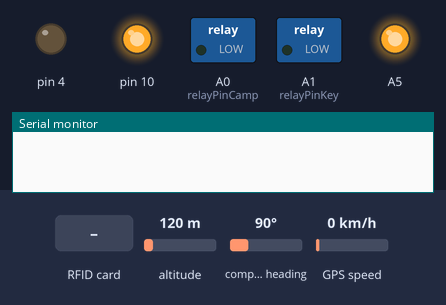
The sketch below on a simulated Arduino Uno, built with avr-gcc and run on an emulated ATmega328P. Parts: switched loads named in the sketch (green lamp = pin HIGH), output pins drawn as LEDs (lit = HIGH), the last lines printed to the serial monitor. Inputs (shaded band) come from the test bench; at power-on: altitude 120 m, compass heading 90°, GPS speed 0 km/h. The GPS gets a fix after 3 s at 37.7749, -122.4194 with 8 satellites; pins used as bus, display or sensor lines are not drawn.

Above: at 0.1 s.
At 1.4 s:
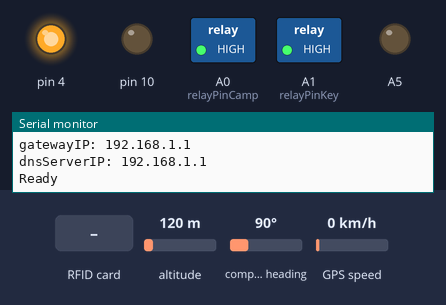
1.5 s: RFID card 5E 7A 19 C4 held to the reader
At 2.1 s:
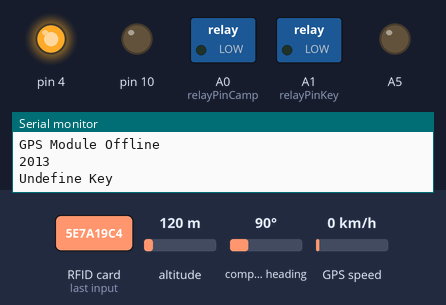
Timing chart, 0 to 4.5 s (numbered marks = the images above; inputs shaded):
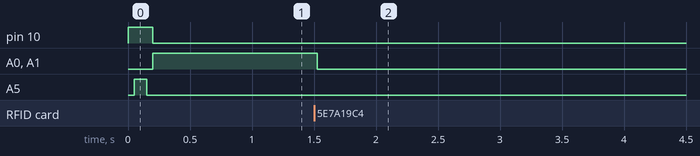

The sketch:

newCodeRia.ino
```cpp
#include <SoftwareSerial.h>
#include <TinyGPS++.h>
#include <SPI.h>
#include <Ethernet.h>
#include <RFID.h>

#define relayPinKey  A1
#define relayPinCamp  A0

#define MACADDRESS 0xDE, 0xAD, 0xBE, 0xEF, 0xFE, 0xED
#define MYIPADDR 192,168,3,26
#define MYIPMASK 255,255,255,0
#define MYDNS 8,8,8,8
#define MYGW 192,168,3,254
#define LISTENPORT 80

char server[] = "gpsmotor.mdtsolution.com";
EthernetClient client;

    // CONFIG RFID
#define SS_PIN 9
#define RST_PIN 8
RFID rfid(SS_PIN, RST_PIN);

TinyGPSPlus gpsModule;
SoftwareSerial sserial(2, 3);

char latitude[12];
char longitude[12];

String id = "";
String myKey = "2101023721772";

unsigned long lastConnectionTime = 0;
const unsigned long postingInterval = 1L * 60L * 1000L;

boolean rfidRead = false;

void setup()
{    Serial.begin(9600);
     sserial.begin(9600);
     SPI.begin();
     rfid.init();

     pinMode(relayPinKey, OUTPUT);
     pinMode(relayPinCamp, OUTPUT);
     pinMode(A5, OUTPUT);
     digitalWrite(A5, HIGH);
     delay(100);
     digitalWrite(A5, LOW);
     delay(50);
     digitalWrite(relayPinCamp, HIGH);
     digitalWrite(relayPinKey, HIGH);

         // disable rfid
     pinMode(9, OUTPUT);
     digitalWrite(9, HIGH);

         // disable sd card
     pinMode(4, OUTPUT);
     digitalWrite(4, HIGH);

         // enable ethernet
     pinMode(10, OUTPUT);
     digitalWrite(10, LOW);

        // acquiring ip without dhcp
      uint8_t mac[6] = {MACADDRESS};
      uint8_t myIP[4] = {MYIPADDR};
      uint8_t myMASK[4] = {MYIPMASK};
      uint8_t myDNS[4] = {MYDNS};
      uint8_t myGW[4] = {MYGW};

      Ethernet.begin(mac,myIP,myDNS,myGW,myMASK);

      Serial.print("localIP: ");
      Serial.println(Ethernet.localIP());
      Serial.print("subnetMask: ");
      Serial.println(Ethernet.subnetMask());
      Serial.print("gatewayIP: ");
      Serial.println(Ethernet.gatewayIP());
      Serial.print("dnsServerIP: ");
      Serial.println(Ethernet.dnsServerIP());

     Serial.println("Ready");
     digitalWrite(relayPinKey, HIGH);
     digitalWrite(relayPinCamp, HIGH);
}

void loop()
{   // if a card is read, then get the id from the card and call make_request() for validation

  if (rfid.isCard() && !rfidRead)
     {    if (rfid.readCardSerial())
          {
               id = "";
               id+=rfid.serNum[0];
               id+=rfid.serNum[1];
               id+=rfid.serNum[2];
               id+=rfid.serNum[3];
               id+=rfid.serNum[4];
               Serial.println(id);
               rfidRead = true;
          }
     }
    if(rfidRead)
    {
      if(id == myKey)
      {
        digitalWrite(relayPinKey, LOW);
        Serial.println("yeayyyy...");
      }
      else
      {
        while(1)
        {
          Serial.println(millis());
          if(millis() > 120000)
          {
            digitalWrite(relayPinKey, HIGH);
            digitalWrite(relayPinCamp, HIGH);
          }
          else
          {
            digitalWrite(relayPinKey, LOW);
            digitalWrite(relayPinCamp, LOW);
          }

          Serial.println("Undefine Key");
          while (sserial.available() > 0)
            gpsModule.encode(sserial.read());

          if (gpsModule.location.isValid()){
            Serial.println("GPS Module Online");
            Serial.println("GPS Module GET Coordinate");

            dtostrf(gpsModule.location.lat(), 1, 6, latitude);
            dtostrf(gpsModule.location.lng(), 1, 6, longitude);

            Serial.print("Latitude : ");
            Serial.print(latitude);
            Serial.print(", Longitude : ");
            Serial.println(longitude);

          }else{
            Serial.println("GPS Module Offline");
          }

          if (millis() - lastConnectionTime > postingInterval) {
            httpPostData(latitude, longitude);
          }
        }
      }
      rfidRead=false;
      delay(500);
    }

}

void httpPostData(char* latitude, char* longitude) {

  digitalWrite(A5, HIGH);
  delay(100);
  digitalWrite(A5, LOW);
  delay(50);
  digitalWrite(A5, HIGH);
  delay(100);
  digitalWrite(A5, LOW);
  delay(50);

  client.stop();

  String data;
  data.concat("latitude=");
  data.concat(latitude);
  data.concat("&longitude=");
  data.concat(longitude);

  Serial.println("Kirim koordinat...");
  if (client.connect(server, 80)) {
    Serial.println("Connected");
    client.println("POST /postdata.php HTTP/1.1");
    client.println("Host: gpsmotor.mdtsolution.com");
    client.println("Content-Type: application/x-www-form-urlencoded");
    client.print("Content-Length: ");
    client.println(data.length());
    client.println();
    client.print(data);
    lastConnectionTime = millis();
    Serial.println("Sending Is Done");
  } else {
    Serial.println("connection failed");
  }
}
```

Measured:
- after the input at 1.5 s, A0 (relayPinCamp), A1 (relayPinKey): HIGH → LOW at once
